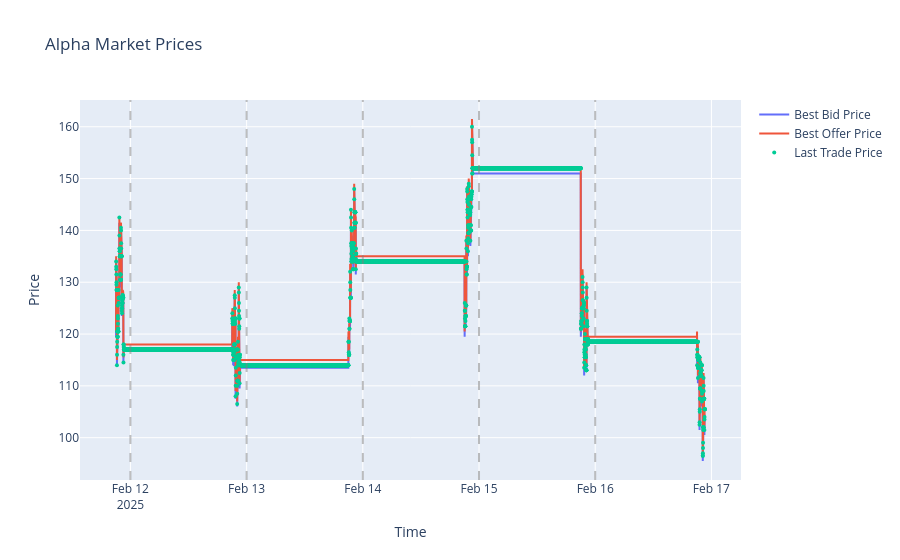

The notebook cell saved with this chart:
### Code cell
market_name = 'alpha'

# Get alpha market data
stock = market_grids['alpha']

# Create figure
fig = go.Figure()

# Add bid/offer price traces
fig.add_trace(go.Scatter(
    x=stock.index,
    y=stock['best_bid_price'],
    name='Best Bid Price',
    mode='lines'
))

fig.add_trace(go.Scatter(
    x=stock.index, 
    y=stock['best_offer_price'],
    name='Best Offer Price',
    mode='lines'
))

# Add trade price trace
fig.add_trace(go.Scatter(
    x=stock.index,
    y=stock['last_trade_price'],
    name='Last Trade Price',
    mode='markers',
    marker=dict(size=4)
))

# Add day boundary lines
dates = [pd.Timestamp(ts).date() for ts in stock.index]
unique_days = np.unique(dates)
for day in unique_days[1:]:
    day_start = pd.Timestamp(day)
    fig.add_vline(x=day_start, line_dash="dash", line_color="gray", opacity=0.5)

# Update layout
fig.update_layout(
    title='Alpha Market Prices',
    xaxis_title='Time',
    yaxis_title='Price',
    showlegend=True
)

fig.show()

### Figure 1 — Plotly figure (JSON) as saved in the notebook; plotly's stock layout.template omitted (floating-point values rounded to 4 significant figures; data arrays with more than 128 entries replaced by an {"elided": "..."} marker saying what was removed)
{"data": [{"mode": "lines", "name": "Best Bid Price", "type": "scatter", "x": {"elided": "7299 str values"}, "y": {"elided": "7299 float values"}}, {"mode": "lines", "name": "Best Offer Price", "type": "scatter", "x": {"elided": "7299 str values"}, "y": {"elided": "7299 float values"}}, {"marker": {"size": 4}, "mode": "markers", "name": "Last Trade Price", "type": "scatter", "x": {"elided": "7299 str values"}, "y": {"elided": "7299 float values"}}], "layout": {"shapes": [{"line": {"color": "gray", "dash": "dash"}, "opacity": 0.5, "type": "line", "x0": "2025-02-12T00:00:00", "x1": "2025-02-12T00:00:00", "xref": "x", "y0": 0, "y1": 1, "yref": "y domain"}, {"line": {"color": "gray", "dash": "dash"}, "opacity": 0.5, "type": "line", "x0": "2025-02-13T00:00:00", "x1": "2025-02-13T00:00:00", "xref": "x", "y0": 0, "y1": 1, "yref": "y domain"}, {"line": {"color": "gray", "dash": "dash"}, "opacity": 0.5, "type": "line", "x0": "2025-02-14T00:00:00", "x1": "2025-02-14T00:00:00", "xref": "x", "y0": 0, "y1": 1, "yref": "y domain"}, {"line": {"color": "gray", "dash": "dash"}, "opacity": 0.5, "type": "line", "x0": "2025-02-15T00:00:00", "x1": "2025-02-15T00:00:00", "xref": "x", "y0": 0, "y1": 1, "yref": "y domain"}, {"line": {"color": "gray", "dash": "dash"}, "opacity": 0.5, "type": "line", "x0": "2025-02-16T00:00:00", "x1": "2025-02-16T00:00:00", "xref": "x", "y0": 0, "y1": 1, "yref": "y domain"}], "showlegend": true, "title": {"text": "Alpha Market Prices"}, "xaxis": {"title": {"text": "Time"}}, "yaxis": {"title": {"text": "Price"}}}}
